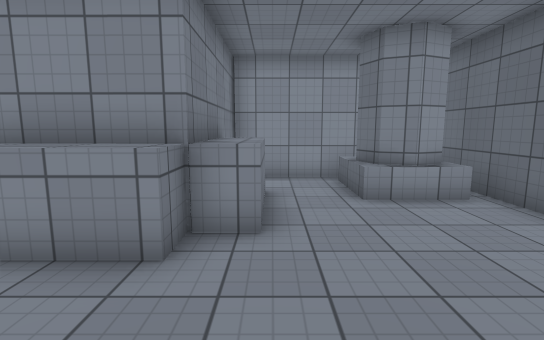
View 1 (above)

17 first-person views from a walk through a scene from a Unity 3-D project. The camera is 1.5 m above the floor, tilts 8° down and sees 85° across. The floor is counted in squares, 1 m on a side. Each view is taken from the middle of a square. On the plan, view 1 faces up. The plan holds only what a view shows up to about 15 squares ahead; the rest is blank. The place goes on beyond the plan. The player character is not drawn. Door leaves are left out, so doorways stand open. Surface patterns are stand-ins for the level's own textures.

View 2
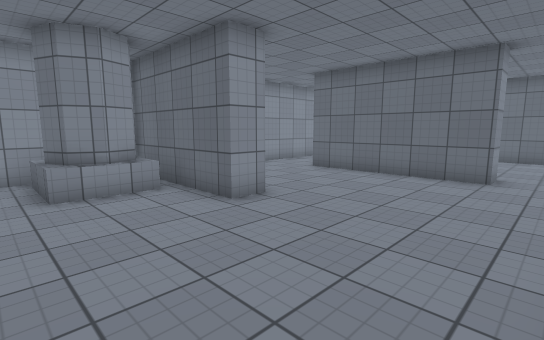

View 3
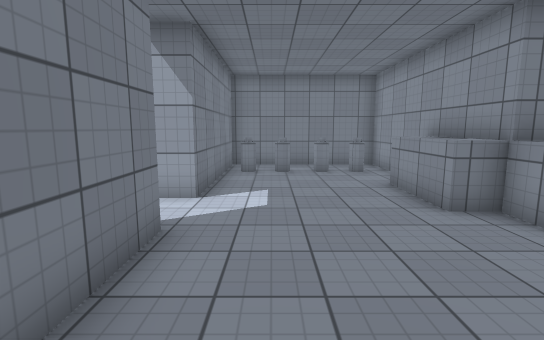

View 4
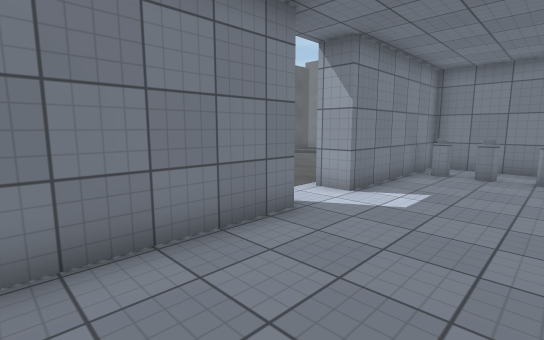

View 5
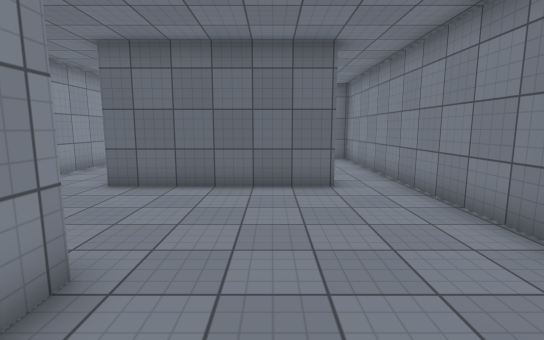

View 6
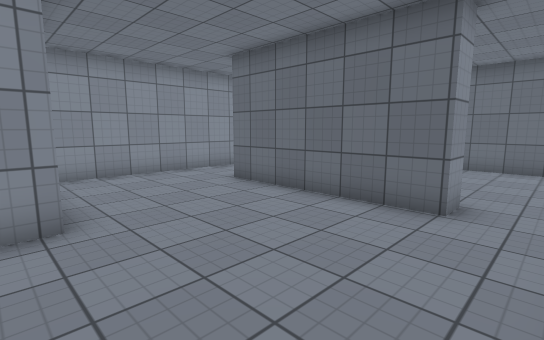

View 7
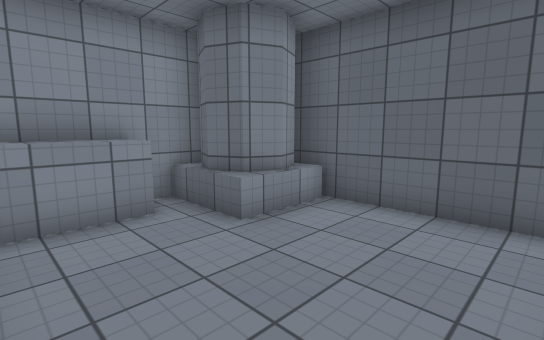

View 8
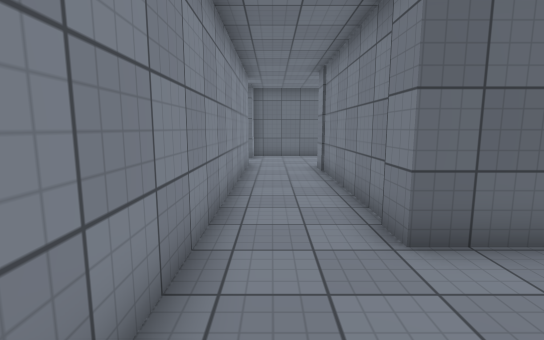

View 9
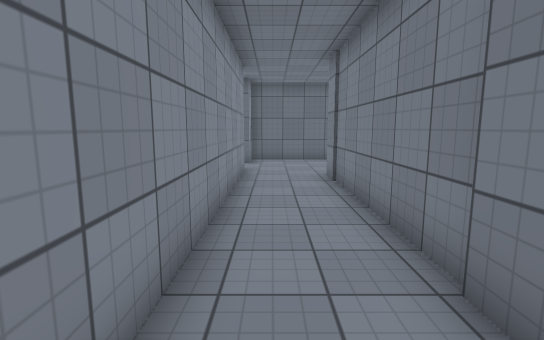

View 10
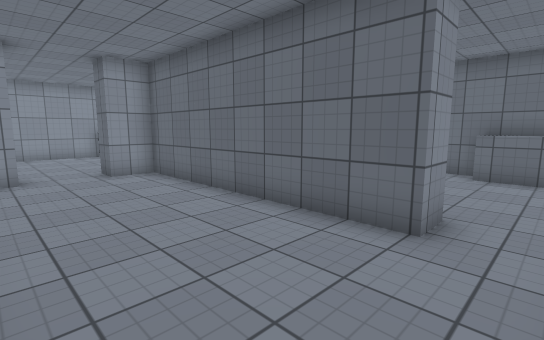

View 11
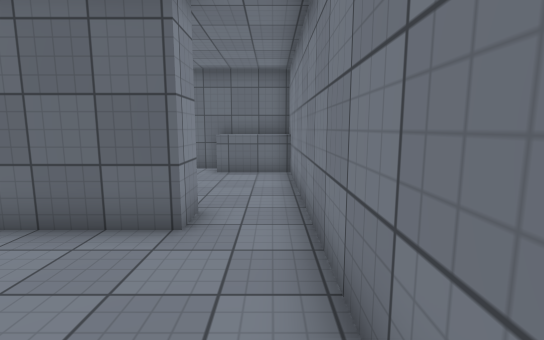

View 12
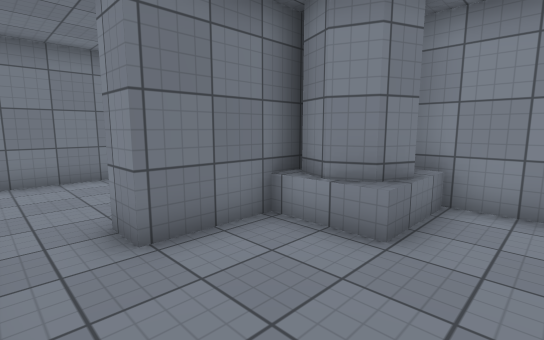

View 13
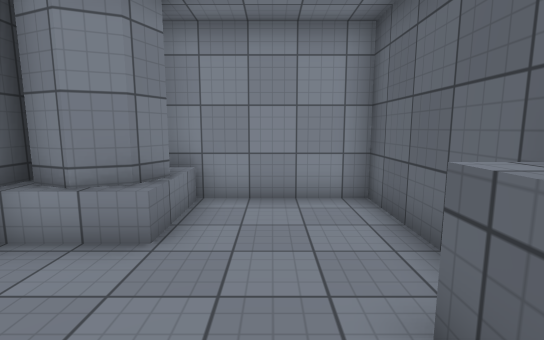

View 14
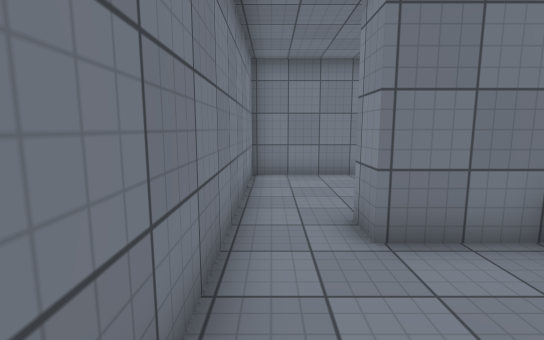

View 15
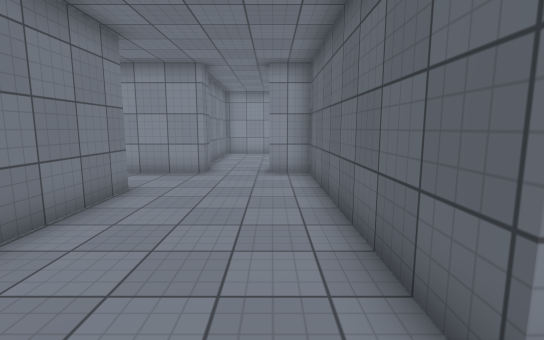

View 16
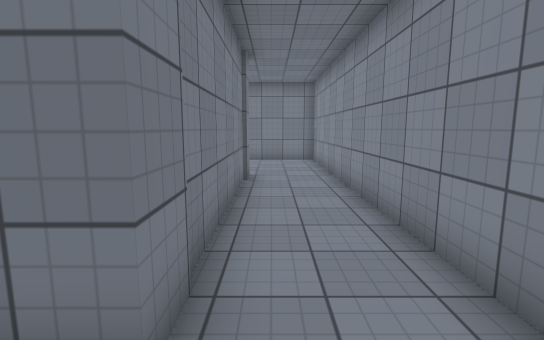

View 17
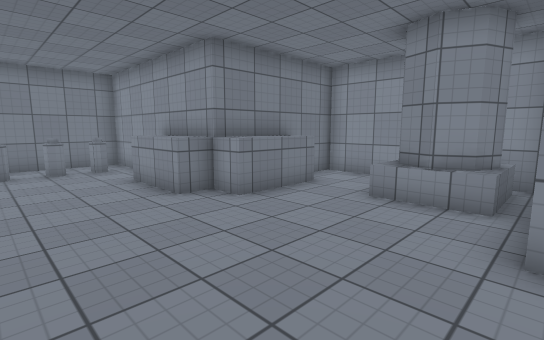

### Floor plan
Key: @ floor where view 1 was taken; # wall or solid block; . floor; D open door; ^ raised ledge; O other object.
Columns run from 8 left of view 1 to 30 right of it. Each row starts with its distance up from view 1.
  9        ####################DDDD#
  8        #..O O##................#
  7        #..OOO##................#
  6        ^^.OOO##....########....#
  5        ^^....##....#^^##O #....#  O####
  4 #####^^^.....##....#^^^O  #....## O...#
  3 # O..^^............#...OOO#....##OO...#
  2 #OO................#......#....##.....#
  1 #..................D......#....#D.....#
  0 #OO.....@..........D......#.....D....^#
 -1 # O................D......#.....D....^#
 -2 #####DDDD####  ####D############D######
 -3     ##.
 -4     ..
 -5   ...
 -6   ..

Positions as (right, up) in squares from view 1, and headings:
1: (0, 0), facing up
2: (1, -1), facing up-right
3: (4, 0), facing left
4: (4, 2), facing down-left
5: (3, 2), facing right
6: (5, -1), facing up-right
7: (12, -1), facing up-right
8: (7, 8), facing right
9: (9, 8), facing right
10: (19, -1), facing up-right
11: (19, -1), facing right
12: (28, -1), facing up-left
13: (28, -1), facing up
14: (28, -1), facing left
15: (22, -1), facing up
16: (20, 7), facing left
17: (5, 0), facing up-left
